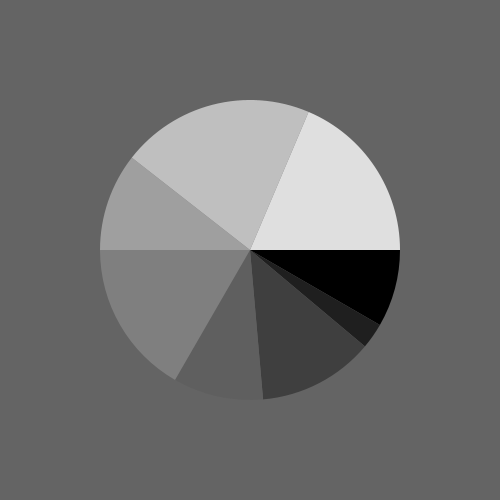
Frame 1 (no input)
Frame 2 (the mouse pressed at the canvas centre, redrawn once): identical to frame 1, image omitted

The Processing sketch that drew this single still picture (run headless with seeded random() and noise(); the mouse was pressed at the canvas centre and the sketch redrawn once):

// Processing sketch: PieChart
// ── PieChart.pde
int angles[] = { 30, 10, 45, 35, 60, 38, 75, 67 };

void setup() {
  size(500, 500);
  noStroke();  // Disables border
  noLoop();  // Runs draw once and stop
}

void draw() {
  background(100);
  float lastAngle = 0;
  for (int i = 0; i < angles.length; i++) {
    float gray = map(i, 0, angles.length, 0, 255);  // out of range value into range 0 to 255
    fill(gray);                                     // background color
    arc(width/2, height/2, 300, 300, lastAngle, lastAngle+radians(angles[i]));  // drawing arc
    lastAngle += radians(angles[i]);
  }
}
